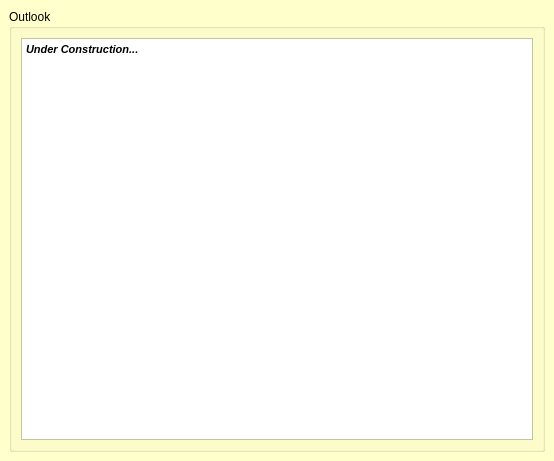
<ui version="4.0" >
 <author></author>
 <comment></comment>
 <exportmacro></exportmacro>
 <class>COutlookPage_base</class>
 <widget class="QWidget" name="COutlookPage_base" >
  <property name="geometry" >
   <rect>
    <x>0</x>
    <y>0</y>
    <width>554</width>
    <height>461</height>
   </rect>
  </property>
  <property name="palette" >
   <palette>
    <active>
     <color>
      <red>0</red>
      <green>0</green>
      <blue>0</blue>
     </color>
     <color>
      <red>212</red>
      <green>208</green>
      <blue>200</blue>
     </color>
     <color>
      <red>255</red>
      <green>255</green>
      <blue>255</blue>
     </color>
     <color>
      <red>255</red>
      <green>255</green>
      <blue>229</blue>
     </color>
     <color>
      <red>127</red>
      <green>127</green>
      <blue>102</blue>
     </color>
     <color>
      <red>170</red>
      <green>170</green>
      <blue>136</blue>
     </color>
     <color>
      <red>0</red>
      <green>0</green>
      <blue>0</blue>
     </color>
     <color>
      <red>255</red>
      <green>255</green>
      <blue>255</blue>
     </color>
     <color>
      <red>0</red>
      <green>0</green>
      <blue>0</blue>
     </color>
     <color>
      <red>255</red>
      <green>255</green>
      <blue>255</blue>
     </color>
     <color>
      <red>255</red>
      <green>255</green>
      <blue>204</blue>
     </color>
     <color>
      <red>0</red>
      <green>0</green>
      <blue>0</blue>
     </color>
     <color>
      <red>10</red>
      <green>36</green>
      <blue>106</blue>
     </color>
     <color>
      <red>255</red>
      <green>255</green>
      <blue>255</blue>
     </color>
     <color>
      <red>0</red>
      <green>0</green>
      <blue>255</blue>
     </color>
     <color>
      <red>255</red>
      <green>0</green>
      <blue>255</blue>
     </color>
     <color>
      <red>255</red>
      <green>255</green>
      <blue>229</blue>
     </color>
    </active>
    <inactive>
     <color>
      <red>0</red>
      <green>0</green>
      <blue>0</blue>
     </color>
     <color>
      <red>212</red>
      <green>208</green>
      <blue>200</blue>
     </color>
     <color>
      <red>255</red>
      <green>255</green>
      <blue>255</blue>
     </color>
     <color>
      <red>255</red>
      <green>255</green>
      <blue>229</blue>
     </color>
     <color>
      <red>127</red>
      <green>127</green>
      <blue>102</blue>
     </color>
     <color>
      <red>170</red>
      <green>170</green>
      <blue>136</blue>
     </color>
     <color>
      <red>0</red>
      <green>0</green>
      <blue>0</blue>
     </color>
     <color>
      <red>255</red>
      <green>255</green>
      <blue>255</blue>
     </color>
     <color>
      <red>0</red>
      <green>0</green>
      <blue>0</blue>
     </color>
     <color>
      <red>255</red>
      <green>255</green>
      <blue>255</blue>
     </color>
     <color>
      <red>255</red>
      <green>255</green>
      <blue>204</blue>
     </color>
     <color>
      <red>0</red>
      <green>0</green>
      <blue>0</blue>
     </color>
     <color>
      <red>212</red>
      <green>208</green>
      <blue>200</blue>
     </color>
     <color>
      <red>0</red>
      <green>0</green>
      <blue>0</blue>
     </color>
     <color>
      <red>0</red>
      <green>0</green>
      <blue>255</blue>
     </color>
     <color>
      <red>255</red>
      <green>0</green>
      <blue>255</blue>
     </color>
     <color>
      <red>255</red>
      <green>255</green>
      <blue>229</blue>
     </color>
    </inactive>
    <disabled>
     <color>
      <red>127</red>
      <green>127</green>
      <blue>102</blue>
     </color>
     <color>
      <red>212</red>
      <green>208</green>
      <blue>200</blue>
     </color>
     <color>
      <red>255</red>
      <green>255</green>
      <blue>255</blue>
     </color>
     <color>
      <red>255</red>
      <green>255</green>
      <blue>229</blue>
     </color>
     <color>
      <red>127</red>
      <green>127</green>
      <blue>102</blue>
     </color>
     <color>
      <red>170</red>
      <green>170</green>
      <blue>136</blue>
     </color>
     <color>
      <red>127</red>
      <green>127</green>
      <blue>102</blue>
     </color>
     <color>
      <red>255</red>
      <green>255</green>
      <blue>255</blue>
     </color>
     <color>
      <red>127</red>
      <green>127</green>
      <blue>102</blue>
     </color>
     <color>
      <red>255</red>
      <green>255</green>
      <blue>204</blue>
     </color>
     <color>
      <red>255</red>
      <green>255</green>
      <blue>204</blue>
     </color>
     <color>
      <red>0</red>
      <green>0</green>
      <blue>0</blue>
     </color>
     <color>
      <red>10</red>
      <green>36</green>
      <blue>106</blue>
     </color>
     <color>
      <red>255</red>
      <green>255</green>
      <blue>255</blue>
     </color>
     <color>
      <red>0</red>
      <green>0</green>
      <blue>255</blue>
     </color>
     <color>
      <red>255</red>
      <green>0</green>
      <blue>255</blue>
     </color>
     <color>
      <red>255</red>
      <green>255</green>
      <blue>229</blue>
     </color>
    </disabled>
   </palette>
  </property>
  <property name="windowTitle" >
   <string>Outlook Settings</string>
  </property>
  <property name="windowIcon" >
   <iconset resource="gex_email.qrc" >:/gex_email/images/resources/galaxy_icon.png</iconset>
  </property>
  <layout class="QVBoxLayout" >
   <property name="margin" >
    <number>9</number>
   </property>
   <property name="spacing" >
    <number>6</number>
   </property>
   <item>
    <widget class="QGroupBox" name="groupBoxOutlook" >
     <property name="title" >
      <string>Outlook</string>
     </property>
     <layout class="QVBoxLayout" >
      <property name="margin" >
       <number>9</number>
      </property>
      <property name="spacing" >
       <number>6</number>
      </property>
      <item>
       <widget class="QTextEdit" name="editUnderConstruction" >
        <property name="html" >
         <string>&lt;html>&lt;head>&lt;meta name="qrichtext" content="1" />&lt;/head>&lt;body style=" white-space: pre-wrap; font-family:MS Shell Dlg; font-size:8.25pt; font-weight:400; font-style:normal; text-decoration:none;">&lt;p style=" margin-top:0px; margin-bottom:0px; margin-left:0px; margin-right:0px; -qt-block-indent:0; text-indent:0px; font-size:8pt;">&lt;span style=" font-weight:600; font-style:italic;">Under Construction...&lt;/span>&lt;/p>&lt;/body>&lt;/html></string>
        </property>
       </widget>
      </item>
     </layout>
    </widget>
   </item>
  </layout>
 </widget>
 <layoutdefault spacing="6" margin="11" />
 <pixmapfunction></pixmapfunction>
 <resources>
  <include location="gex_email.qrc" />
 </resources>
 <connections/>
</ui>
